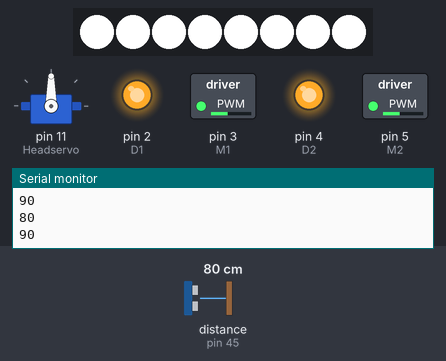
A sketch run on a simulated Arduino Mega 2560, built with avr-gcc and run on an emulated ATmega2560. On the bench: 8 RGB LEDs in strip order, left to right, servo, switched loads named in the sketch (green lamp = pin HIGH), output pins drawn as LEDs (lit = HIGH), the last lines printed to the serial monitor. Wiring (inferred from the names in the program): ultrasonic range finder: trigger pin 47; echo pin 45. Inputs (shaded band) come from the test bench; at power-on: distance to the obstacle (sensor on pin 45) 80 cm. The echo pulse lasts 58.3 µs per cm; pins used as bus, display or sensor lines are not drawn.

Above: at 2.2 s.
2.3 s: distance to the obstacle (sensor on pin 45) set to 2 cm
At 2.9 s:
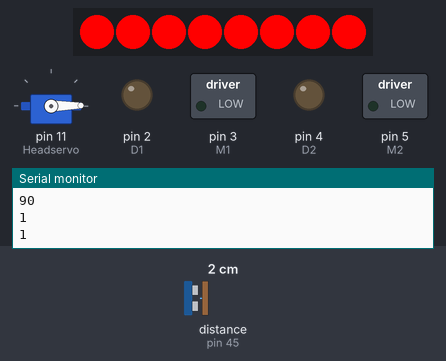
5.3 s: distance to the obstacle (sensor on pin 45) set to 35 cm
At 5.5 s:
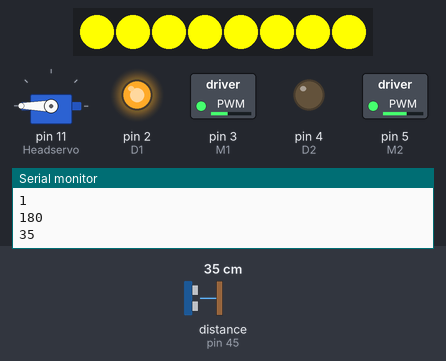
6.8 s: distance to the obstacle (sensor on pin 45) set to 22 cm
8.3 s: distance to the obstacle (sensor on pin 45) set to 20 cm
At 9.6 s:
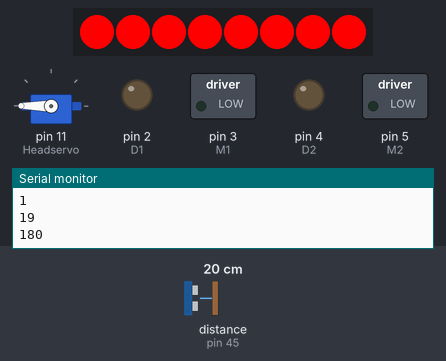
11.4 s: distance to the obstacle (sensor on pin 45) set to 4 cm
Timing chart, 0 to 13.9 s (numbered marks = the images above; inputs shaded):
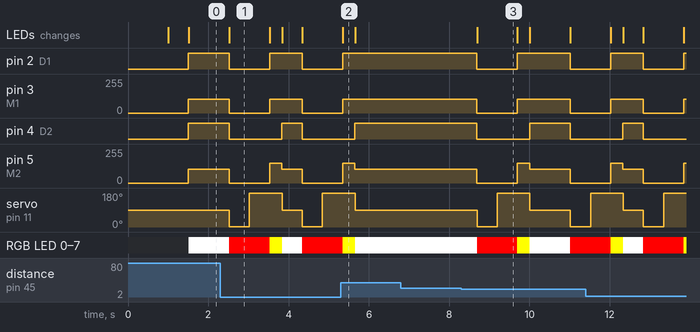

Measured:
- the behaviour switches between 21 and 20 cm on distance to the obstacle (sensor on pin 45) (found by bisection; images 2 and 3)
- after the input at 2.3 s, pin 2 (D1): HIGH → LOW after 0.22 s, → HIGH 1.0 s later, → LOW 0.81 s later; pin 3 (M1): 105/255 → 0/255 after 0.22 s, → 105/255 1.0 s later, → 0/255 0.81 s later
- after the input at 5.3 s, pin 2 (D1): goes on until 5.3 s, then stays HIGH; pin 3 (M1): goes on until 5.3 s, then stays 105/255; pin 4 (D2): goes on until 5.6 s, then stays HIGH; pin 5 (M2): goes on until 5.6 s, then stays 105/255; servo on pin 11 (Headservo): goes on until 5.7 s, then stays 90°
- after the input at 8.3 s, pin 2 (D1): HIGH → LOW after 0.39 s, → HIGH 1.0 s later, → LOW 1.3 s later; pin 3 (M1): 105/255 → 0/255 after 0.39 s, → 105/255 1.0 s later, → 0/255 1.3 s later

The sketch:

ROBOT_FreeRun_MEGA2560.ino
```cpp
#include <SPI.h>
//#include <nRF24L01.h>
//#include <RF24.h>
#include <Adafruit_NeoPixel.h>
#include <Servo.h>

//----lightStrip_2812-----
#define PIN 8
int r,g,b;
// Parameter 1 = number of pixels in strip
// Parameter 2 = pin number (most are valid)
// Parameter 3 = pixel type flags, add together as needed:
//   NEO_KHZ800  800 KHz bitstream (most NeoPixel products w/WS2812 LEDs)
//   NEO_KHZ400  400 KHz (classic 'v1' (not v2) FLORA pixels, WS2811 drivers)
//   NEO_GRB     Pixels are wired for GRB bitstream (most NeoPixel products)
//   NEO_RGB     Pixels are wired for RGB bitstream (v1 FLORA pixels, not v2)
Adafruit_NeoPixel strip = Adafruit_NeoPixel(8, PIN, NEO_GRB + NEO_KHZ800);

// Motor
#define D1 2          // Направление   in4
#define M1 3          // ШИМ           in3
#define D2 4          // Направление   in2
#define M2 5          // ШИМ           in1
int spda = 150;
int spdb = 150;
bool dira = 1;
bool dirb = 1;
int movdir;

//Servo
 Servo Headservo;
 int pos = 90;

//Ultrasonic_sensor
int echoPin = 45;
int trigPin = 47;
int fDistance;                // distance in front of the robot
int lDistance;                // distance on the left side of the robot
int rDistance;                // distance on the right side of the robot
unsigned int duration, cm;

void setup() {
  Serial.begin(9600);
  delay(1000);

  strip.begin();
  strip.show(); // Initialize all pixels to 'off'

  pinMode(D1, OUTPUT);
  pinMode(D2, OUTPUT);
  pinMode(trigPin, OUTPUT);
  pinMode(echoPin, INPUT);

  // Servo
  Headservo.attach(11);

}

void loop() {
pos = 90;
headTurn ();
scan();
  if (cm < 20) {
//    spda = 150;
//    spdb = 150;
    moveStop();                        //Stop
    pos = 1; headTurn ();                       //Turn Head Right
    scan();                              //Take a reading
    rDistance = cm;                      //Store that to the distance on the right side
    pos = 180; headTurn ();                        //Turn Head Left
    scan();                              //Take a reading
    lDistance = cm;                      //Store that to the distance on the left side

    if(lDistance < rDistance){           //Left distance smaller than right?
      moveRight();                       //Move right for a second
      delay(300);
      moveForward();                     //Then move forward
      }
      else{
        moveLeft();                       //Move right for a second
        delay(300);
        moveForward();                     //Then move forward
      }

   }
//  delay(20);
//  else {
   moveForward();
//  }
}


                                          // Ultrasonic scan
void scan(){
//  motionsense = digitalRead(MotionSense);

  digitalWrite(trigPin, LOW);
  delayMicroseconds(2);
  digitalWrite(trigPin, HIGH);
  delayMicroseconds(10);
  digitalWrite(trigPin, LOW);
  duration = pulseIn(echoPin, HIGH);
  cm = duration / 58;
  Serial.println(cm);
}


                                             // LED Strip
//Fill the dots one after the other with a color
void colorWipe(uint32_t c, uint8_t wait) {
  for(uint16_t i=0; i<strip.numPixels(); i++) {
      strip.setPixelColor(i, c);
      strip.show();
 //     delay(wait);
  }
}


 //                                            ------------------MOTION--------------------

void moveForward(){
    digitalWrite(D1, 1);  // направление
    digitalWrite(D2, 1);
    analogWrite(M1, (255 - spda));  // скорость
    analogWrite(M2, (255 - spdb));
    colorWipe(strip.Color(255, 255, 255), 50);
}

void moveBackward(){
    digitalWrite(D1, 0);  // направление
    digitalWrite(D2, 0);
    analogWrite(M1, spda);  // скорость
    analogWrite(M2, spdb);
    colorWipe(strip.Color(0, 0, 255), 50);
}

void moveRight(){
    digitalWrite(D1, 0);
    digitalWrite(D2, 1);
    analogWrite(M1, spda);
    analogWrite(M2, (255 - spdb));
    colorWipe(strip.Color(0, 255, 0), 50);
    //delay(100);
}

void moveLeft(){
    digitalWrite(D1, 1);
    digitalWrite(D2, 0);
    analogWrite(M1, (255 - spda));
    analogWrite(M2, spdb);
    colorWipe(strip.Color(255, 255, 0), 50);
    //delay(100);
}

void moveStop(){
    digitalWrite(D1, 0);
    digitalWrite(D2, 0);
    analogWrite(M1, 0);
    analogWrite(M2, 0);
    colorWipe(strip.Color(255, 0, 0), 50);
}

void headTurn () {
   Serial.println(pos);
  Headservo.write(pos);
  delay(500);
}
```

ROBOT_functions.ino
```cpp
//                                        ------------------Infrared read (0) ------------------
/* void IR_read()
{
    //в results будут помещаться принятые и
 //декодированные ик команды
 //if (irrecv.decode(&results)) {
   if (results.value != 0xFF4AB5) IrButton = results.value;
    if (results.value==0xFF4AB5) { mode = 0; controlvar = 0; } // 0
    if (results.value==0xFF6897) { mode = 1; controlvar = 1; } // 1
    if (results.value==0xFF9867) { mode = 2; controlvar = 2; } // 2
    if (results.value==0xFFB04F) { mode = 3; controlvar = 3; } // 3
    if (results.value==0xFF30CF) { mode = 4; controlvar = 4; } // 4
    if (results.value==0xFF18E7) controlvar = 5; // 5
    if (results.value==0xFF7A85) controlvar = 6; // 6
    if (results.value==0xFF10EF) controlvar = 7; // 7
    if (results.value==0xFF38C7) controlvar = 8;  // 8
    if (results.value==0xFF5AA5) controlvar = 9; // 9
    if (results.value==0xFF629D) controlvar = 10; // UP
    if (results.value==0xFF22DD) controlvar = 11; // LEFT
    if (results.value==0xFFA857) controlvar = 12; // DWN
    if (results.value==0xFFC23D) controlvar = 13; // RIGHT
    if (results.value==0xFF02FD) controlvar = 14;// OK
    if (results.value==0xFF42BD) controlvar = 15; // *
    if (results.value==0xFF52AD) controlvar = 16; // #
//     }

}
*/

//                                        ------------------Infrared control (mode 1) ------------------

/* void IR_control() {
  if (irrecv.decode(&results)) {
  IR_read();
  irrecv.resume();
  }
switch (controlvar) {
// case 4: spda = spda + 10; // 4
// case 7: spda = spda - 10; // 7
// case 6: spdb = spdb + 10; // 6
// case 9: spdb = spdb - 10; // 9
  case 10: movdir = 1; break;
  case 11: moveLeft(); delay(500); break;
  case 12: movdir = 2; break;
  case 13: moveRight(); delay(500); break;
  case 14: movdir = 0; break;
  case 5: spda = spda + 10; spdb = spda;
        if (spda > 255) spda = 255; if (spdb > 255) spdb = 255; break;
  case 8: spda = spda - 10; spdb = spda;
        if (spda < 100) spda = 100; if (spdb < 100) spdb = 100; break;
  }
  controlvar = 17;

  if (movdir == 1) moveForward();
  if (movdir == 2) moveBackward();
  if (movdir == 0) moveStop();
 }
*/

                                     // ----------------- Free running (mode 2)------------------
void FreeRun() {

pos = 90;
headTurn ();
scan();
  if (cm < 20) {
//    spda = 150;
//    spdb = 150;
    moveStop();                        //Stop
    pos = 1; headTurn ();                       //Turn Head Right
    scan();                              //Take a reading
    rDistance = cm;                      //Store that to the distance on the right side
    pos = 180; headTurn ();                        //Turn Head Left
    scan();                              //Take a reading
    lDistance = cm;                      //Store that to the distance on the left side

    if(lDistance < rDistance){           //Left distance smaller than right?
      moveRight();                       //Move right for a second
      delay(300);
      moveForward();                     //Then move forward
      }
      else{
        moveLeft();                       //Move right for a second
        delay(300);
        moveForward();                     //Then move forward
      }

   }
//  delay(20);
//  else {
   moveForward();
//  }
}


//                                     ------------------ Remote control (mode 3) ------------------
void RemoteControl() {
/*   if ( radio.available() )
  {
    // Read the data payload until we've received everything
      // Fetch the data payload
     radio.read( joystick, sizeof(joystick) );
  }
  else
  {
   //   Serial.println("No radio available");
  }

x = joystick[0];
y = joystick[1];

if (x > 530) {
  spdb = map(x, 530, 1024, 255, 0);
  spda = map(x, 530, 1024, 255, 0);
  if (y > 530)  dira = 0;
    else dira = 1;
    if (y < 500)  dirb = 0;
    else dirb = 1;
 }

if (x < 500) {
  spdb = map(x, 0, 500, 255, 0);
  spda = map(x, 0, 500, 255, 0);
  if (y > 530)  dira = 1;
    else dira = 0;
    if (y < 500)  dirb = 1;
    else dirb = 0;
 }
    digitalWrite(D1, dira);  // Задаем направление вращения
    digitalWrite(D2, dirb);
    analogWrite(M1, spda);       // Задаем скорость вращения
    analogWrite(M2, spdb);
    delay(20);
 / */
}
//                                        ------------------folow (mode 4) ------------------

void folow() {
//
int dist, lastdist;
scan();
  if (cm < 25) moveBackward();
  if (cm > 35) moveForward();
  if (cm < 35 && cm > 25) moveStop();
}
```

temp.ino
```cpp
/*
 *   // IrButton = results.value;
  if (results.value==0xFF6897) mode = 0; // 1
  if (results.value==0xFF9867) mode = 1; // 2
  if (results.value==0xFFB04F) mode = 2; // 3
 // if (results.value==0xFF4AB5) mode = 3; // 0
 // Serial.print(mode);
 // Serial.println(" mode");

  if (results.value==0xFF30CF) spda = spda + 10; // 4
  if (results.value==0xFF10EF) spda = spda - 10; // 7
  if (results.value==0xFF7A85) spdb = spdb + 10; // 6
  if (results.value==0xFF5AA5) spdb = spdb - 10; // 9

  if (mode == 2) {
  if (results.value==0xFF629D) moveForward(); // UP
  if (results.value==0xFF22DD) moveLeft(); // LEFT
  if (results.value==0xFFA857) moveBackward(); // DWN
  if (results.value==0xFFC23D) moveRight(); // RIGHT
  if (results.value==0xFF02FD) moveStop(); // OK


   if (results.value==0xFF42BD) { dirb = 0; dira = 0; } // *
   if (results.value==0xFF52AD) { dirb = 1; dira = 1; } // #
   if (results.value==0xFF18E7) { spda = spda + 10; spdb = spda;
        if (spda > 255) spda = 255; if (spdb > 255) spdb = 255; }  // 5
   if (results.value==0xFF38C7) { spda = spda - 10; spdb = spda;
        if (spda < 0) spda = 0; if (spdb < 0) spdb = 0; } // 8
        }


 */
```
